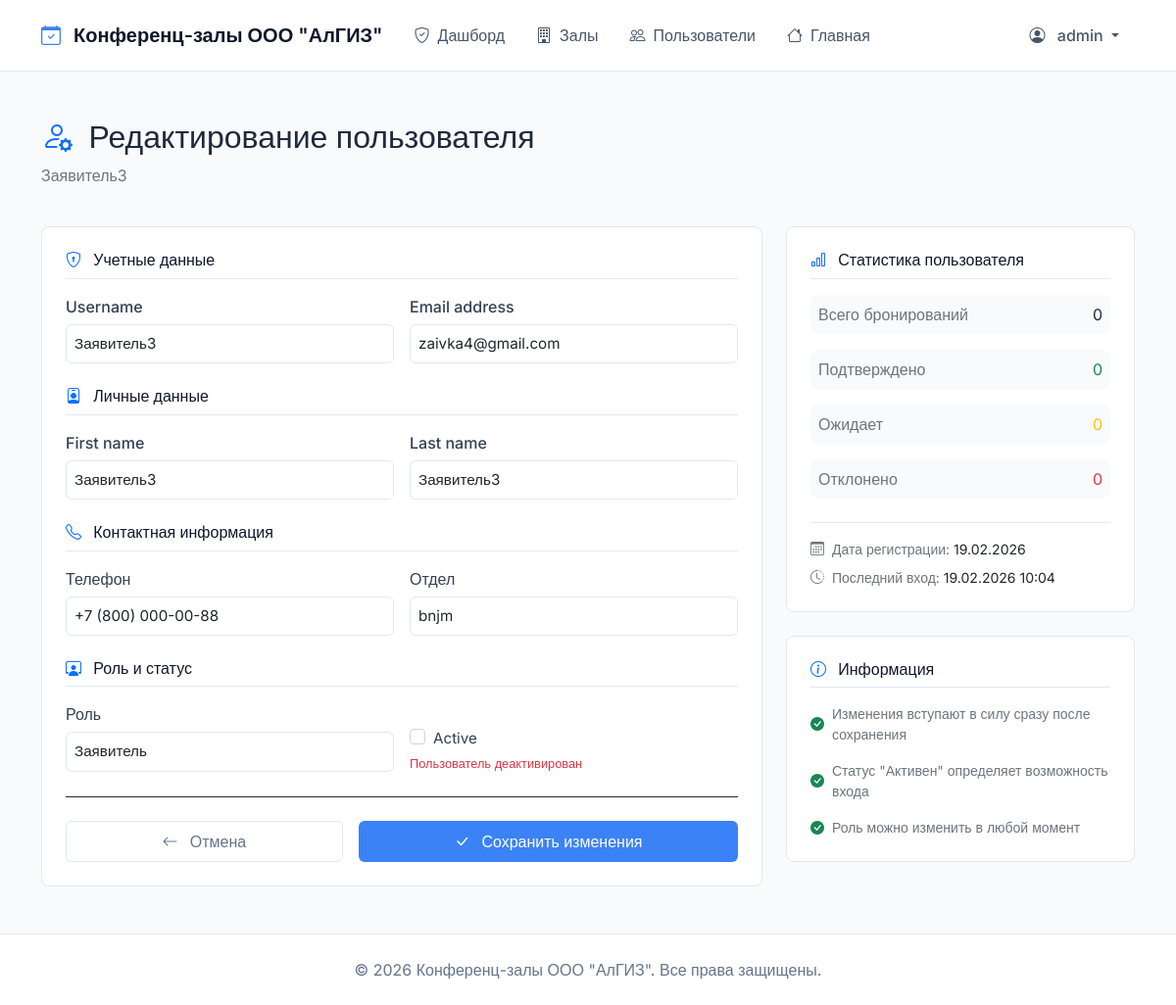
Screenshot of /moderator/users/5/edit/ (signed in) with the database file from the repository.
### bookings/models.py (models this page shows, shortened)
class User(AbstractUser):
    ROLE_CHOICES = (
        ('moderator', 'Модератор'),
        ('requester', 'Заявитель'),
        ('employee', 'Сотрудник'),
    )
    role = models.CharField(max_length=20, choices=ROLE_CHOICES, default='employee', verbose_name="Роль")
    phone = models.CharField(max_length=20, blank=True, verbose_name="Телефон")
    department = models.CharField(max_length=100, blank=True, verbose_name="Отдел")
    def get_full_name(self):
        if self.first_name and self.last_name:
            return f"{self.first_name} {self.last_name}"
        return self.username
    class Meta:
        verbose_name = "Пользователь"
        verbose_name_plural = "Пользователи"

### bookings/views.py (the view)
# urls.py: path('moderator/users/<int:user_id>/edit/', views.edit_user, name='edit_user'),
@moderator_required
def edit_user(request, user_id):
    user = get_object_or_404(User, id=user_id)
    if request.method == 'POST':
        form = UserEditForm(request.POST, instance=user)
        if form.is_valid():
            form.save()
            messages.success(request, f"Данные пользователя {user.username} обновлены")
            return redirect('bookings:user_management')
    else:
        form = UserEditForm(instance=user)
    user_stats = {
        'total_bookings': Booking.objects.filter(requester=user).count(),
        'approved_bookings': Booking.objects.filter(requester=user, status='approved').count(),
        'pending_bookings': Booking.objects.filter(requester=user, status='pending').count(),
        'rejected_bookings': Booking.objects.filter(requester=user, status='rejected').count(),
    }
    return render(request, 'bookings/user_form.html', {
        'form': form,
        'edit_user': user,
        'stats': user_stats
    })

### bookings/templates/bookings/user_form.html (shortened to what this page needs)
{% extends 'bookings/base.html' %}
{% load static %}
{% block content %}
<div class="row mb-4">
    <div class="col-12">
        <h2 class="fw-semibold">
            <i class="bi bi-person-gear text-primary me-2"></i>
            Редактирование пользователя
        </h2>
        <p class="text-secondary">{{ edit_user.username }}</p>
    </div>
</div>
<div class="row g-4">
    <div class="col-lg-8">
        <div class="border rounded-3 bg-white p-4">
            <form method="post">
                <div class="mb-4">
                    <h6 class="fw-medium mb-3">
                        <i class="bi bi-shield-lock text-primary me-2"></i>
                        Учетные данные
                    </h6>
                    <div class="row g-3">
                        <div class="col-md-6">
                            <label for="{{ form.username.id_for_label }}" class="form-label fw-medium">
                                {{ form.username.label }}
                            </label>
                            {{ form.username }}
                        </div>
                        <div class="col-md-6">
                            <label for="{{ form.email.id_for_label }}" class="form-label fw-medium">
                                {{ form.email.label }}
                            </label>
                            {{ form.email }}
                        </div>
                    </div>
                </div>
                <div class="mb-4">
                    <h6 class="fw-medium mb-3">
                        <i class="bi bi-person-badge text-primary me-2"></i>
                        Личные данные
                    </h6>
                    <div class="row g-3">
                        <div class="col-md-6">
                            <label for="{{ form.first_name.id_for_label }}" class="form-label fw-medium">
                                {{ form.first_name.label }}
                            </label>
                            {{ form.first_name }}
                        </div>
                        <div class="col-md-6">
                            <label for="{{ form.last_name.id_for_label }}" class="form-label fw-medium">
                                {{ form.last_name.label }}
                            </label>
                            {{ form.last_name }}
                        </div>
                    </div>
                </div>
                <div class="mb-4">
                    <h6 class="fw-medium mb-3">
                        <i class="bi bi-telephone text-primary me-2"></i>
                        Контактная информация
                    </h6>
                    <div class="row g-3">
                        <div class="col-md-6">
                            <label for="{{ form.phone.id_for_label }}" class="form-label fw-medium">
                                {{ form.phone.label }}
                            </label>
                            {{ form.phone }}
                        </div>
                        <div class="col-md-6">
                            <label for="{{ form.department.id_for_label }}" class="form-label fw-medium">
                                {{ form.department.label }}
                            </label>
                            {{ form.department }}
                        </div>
                    </div>
                </div>
                <div class="mb-4">
                    <h6 class="fw-medium mb-3">
                        <i class="bi bi-person-workspace text-primary me-2"></i>
                        Роль и статус
                    </h6>
                    <div class="row g-3">
                        <div class="col-md-6">
                            <label for="{{ form.role.id_for_label }}" class="form-label fw-medium">
                                {{ form.role.label }}
                            </label>
                            {{ form.role }}
                        </div>
                        <div class="col-md-6">
                            <div class="mt-md-4">
                                <div class="form-check">
                                    {{ form.is_active }}
                                    <label class="form-check-label fw-medium" for="{{ form.is_active.id_for_label }}">
                                        {{ form.is_active.label }}
                                    </label>
                                </div>
                                <div class="form-text">
                                    {% if edit_user.is_active %}
                                        <span class="text-success">Пользователь активен</span>
                                    {% else %}
                                        <span class="text-danger">Пользователь деактивирован</span>
                                    {% endif %}
                                </div>
                            </div>
                        </div>
                    </div>
                </div>
                <hr class="my-4">
                <div class="d-flex gap-3">
                    <a href="{% url 'bookings:user_management' %}" class="btn btn-outline-secondary flex-fill py-2">
                        <i class="bi bi-arrow-left me-2"></i>
                        Отмена
                    </a>
                    <button type="submit" class="btn btn-primary flex-fill py-2">
                        <i class="bi bi-check-lg me-2"></i>
                        Сохранить изменения
                    </button>
                </div>
            </form>
        </div>
    </div>
    <div class="col-lg-4">
        <div class="border rounded-3 bg-white p-4">
            <h6 class="fw-medium mb-3">
                <i class="bi bi-bar-chart text-primary me-2"></i>
                Статистика пользователя
            </h6>
            <div class="vstack gap-2 mb-4">
                <div class="d-flex justify-content-between align-items-center p-2 bg-light rounded-3">
                    <span class="text-secondary">Всего бронирований</span>
                    <span class="fw-semibold">{{ stats.total_bookings }}</span>
                </div>
                <div class="d-flex justify-content-between align-items-center p-2 bg-light rounded-3">
                    <span class="text-secondary">Подтверждено</span>
                    <span class="fw-semibold text-success">{{ stats.approved_bookings }}</span>
                </div>
                <div class="d-flex justify-content-between align-items-center p-2 bg-light rounded-3">
                    <span class="text-secondary">Ожидает</span>
                    <span class="fw-semibold text-warning">{{ stats.pending_bookings }}</span>
                </div>
                <div class="d-flex justify-content-between align-items-center p-2 bg-light rounded-3">
                    <span class="text-secondary">Отклонено</span>
                    <span class="fw-semibold text-danger">{{ stats.rejected_bookings }}</span>
                </div>
            </div>
            <div class="border-top pt-3">
                <div class="small text-secondary mb-2">
                    <i class="bi bi-calendar3 me-1"></i>
                    Дата регистрации:
                    <span class="text-dark fw-medium">{{ edit_user.date_joined|date:"d.m.Y" }}</span>
                </div>
                <div class="small text-secondary">
                    <i class="bi bi-clock-history me-1"></i>
                    Последний вход:
                    <span class="text-dark fw-medium">
                        {{ edit_user.last_login|date:"d.m.Y H:i"|default:"никогда" }}
                    </span>
                </div>
            </div>
        </div>
        <div class="border rounded-3 bg-white p-4 mt-4">
            <h6 class="fw-medium mb-3">
                <i class="bi bi-info-circle text-primary me-2"></i>
                Информация
            </h6>
            <ul class="small text-secondary list-unstyled mb-0 vstack gap-2">
                <li class="d-flex align-items-center">
                    <i class="bi bi-check-circle-fill text-success me-2"></i>
                    Изменения вступают в силу сразу после сохранения
                </li>
                <li class="d-flex align-items-center">
                    <i class="bi bi-check-circle-fill text-success me-2"></i>
                    Статус "Активен" определяет возможность входа
                </li>
                <li class="d-flex align-items-center">
                    <i class="bi bi-check-circle-fill text-success me-2"></i>
                    Роль можно изменить в любой момент
                </li>
            </ul>
        </div>
    </div>
</div>
{% endblock %}

### bookings/templates/bookings/base.html (shortened to what this page needs)
<!DOCTYPE html>
<html lang="ru">
<head>
    <link href="https://cdn.jsdelivr.net/npm/bootstrap@5.1.3/dist/css/bootstrap.min.css" rel="stylesheet">
    <link rel="stylesheet" href="https://cdn.jsdelivr.net/npm/bootstrap-icons@1.8.1/font/bootstrap-icons.css">
    {% load static %}
    <link rel="stylesheet" href="{% static 'bookings/css/style.css' %}">
</head>
<body>
    <nav class="navbar navbar-expand-lg">
        <div class="container">
            <a class="navbar-brand" href="{% url 'bookings:index' %}">
                <i class="bi bi-calendar-check"></i>
                Конференц-залы ООО "АлГИЗ"
            </a>
            <div class="collapse navbar-collapse" id="navbarNav">
                <ul class="navbar-nav me-auto">
                    {% if user.is_authenticated %}
                        {% if user.role == 'moderator' %}
                            <li class="nav-item">
                                <a class="nav-link {% if request.resolver_match.url_name == 'moderator_dashboard' %}active{% endif %}"
                                   href="{% url 'bookings:moderator_dashboard' %}">
                                    <i class="bi bi-shield-check"></i>Дашборд
                                </a>
                            </li>
                            <li class="nav-item">
                                <a class="nav-link {% if request.resolver_match.url_name == 'room_management' %}active{% endif %}"
                                   href="{% url 'bookings:room_management' %}">
                                    <i class="bi bi-building"></i>Залы
                                </a>
                            </li>
                            <li class="nav-item">
                                <a class="nav-link {% if request.resolver_match.url_name == 'user_management' %}active{% endif %}"
                                   href="{% url 'bookings:user_management' %}">
                                    <i class="bi bi-people"></i>Пользователи
                                </a>
                            </li>
                        {% endif %}
                        <li class="nav-item">
                            <a class="nav-link" href="{% url 'bookings:index' %}">
                                <i class="bi bi-house"></i>Главная
                            </a>
                        </li>
                    {% endif %}
                </ul>
                <ul class="navbar-nav">
                    {% if user.is_authenticated %}
                        <li class="nav-item dropdown">
                            <a class="nav-link dropdown-toggle" href="#" id="userDropdown" role="button"
                               data-bs-toggle="dropdown" aria-expanded="false">
                                <i class="bi bi-person-circle"></i>
                                {{ user.get_full_name|default:user.username }}
                            </a>
                        </li>
                    {% endif %}
                </ul>
            </div>
        </div>
    </nav>
    <main class="container mt-5">
        {% block content %}
        {% endblock %}
    </main>
    <footer class="footer mt-5 py-4">
        <div class="container text-center">
            <span>© 2026 Конференц-залы ООО "АлГИЗ". Все права защищены.</span>
        </div>
    </footer>
</body>
</html>

### rows the page displays
User: get_full_name "admin"
User: username "Заявитель3", email "zaivka4@gmail.com", first_name "Заявитель3", last_name "Заявитель3", phone "+7 (800) 000-00-88", department "bnjm", role "Заявитель", date_joined "19.02.2026", last_login "19.02.2026 10:04"

### other values shown
{{ stats.total_bookings }} "0"
{{ stats.approved_bookings }} "0"
{{ stats.pending_bookings }} "0"
{{ stats.rejected_bookings }} "0"
